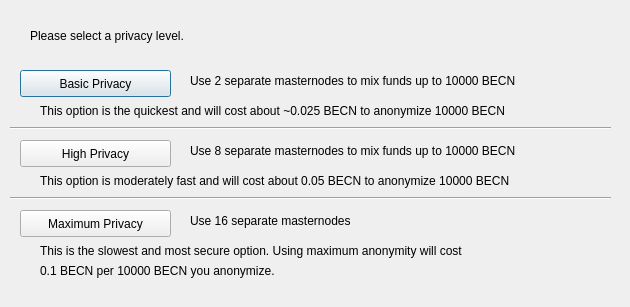
<?xml version="1.0" encoding="UTF-8"?>
<ui version="4.0">
 <class>ObfuscationConfig</class>
 <widget class="QDialog" name="ObfuscationConfig">
  <property name="geometry">
   <rect>
    <x>0</x>
    <y>0</y>
    <width>630</width>
    <height>307</height>
   </rect>
  </property>
  <property name="windowTitle">
   <string>Configure Obfuscation</string>
  </property>
  <widget class="QPushButton" name="buttonBasic">
   <property name="geometry">
    <rect>
     <x>20</x>
     <y>70</y>
     <width>151</width>
     <height>27</height>
    </rect>
   </property>
   <property name="text">
    <string>Basic Privacy</string>
   </property>
  </widget>
  <widget class="QPushButton" name="buttonHigh">
   <property name="geometry">
    <rect>
     <x>20</x>
     <y>140</y>
     <width>151</width>
     <height>27</height>
    </rect>
   </property>
   <property name="text">
    <string>High Privacy</string>
   </property>
  </widget>
  <widget class="QPushButton" name="buttonMax">
   <property name="geometry">
    <rect>
     <x>20</x>
     <y>210</y>
     <width>151</width>
     <height>27</height>
    </rect>
   </property>
   <property name="text">
    <string>Maximum Privacy</string>
   </property>
  </widget>
  <widget class="QLabel" name="label">
   <property name="geometry">
    <rect>
     <x>30</x>
     <y>20</y>
     <width>571</width>
     <height>31</height>
    </rect>
   </property>
   <property name="text">
    <string>Please select a privacy level.</string>
   </property>
  </widget>
  <widget class="QLabel" name="label_2">
   <property name="geometry">
    <rect>
     <x>190</x>
     <y>70</y>
     <width>421</width>
     <height>21</height>
    </rect>
   </property>
   <property name="text">
    <string>Use 2 separate masternodes to mix funds up to 10000 BECN</string>
   </property>
  </widget>
  <widget class="QLabel" name="label_3">
   <property name="geometry">
    <rect>
     <x>190</x>
     <y>140</y>
     <width>411</width>
     <height>21</height>
    </rect>
   </property>
   <property name="text">
    <string>Use 8 separate masternodes to mix funds up to 10000 BECN</string>
   </property>
  </widget>
  <widget class="QLabel" name="label_4">
   <property name="geometry">
    <rect>
     <x>190</x>
     <y>210</y>
     <width>421</width>
     <height>21</height>
    </rect>
   </property>
   <property name="text">
    <string>Use 16 separate masternodes</string>
   </property>
  </widget>
  <widget class="QLabel" name="label_6">
   <property name="geometry">
    <rect>
     <x>40</x>
     <y>100</y>
     <width>561</width>
     <height>21</height>
    </rect>
   </property>
   <property name="text">
    <string>This option is the quickest and will cost about ~0.025 BECN to anonymize 10000 BECN</string>
   </property>
  </widget>
  <widget class="QLabel" name="label_7">
   <property name="geometry">
    <rect>
     <x>40</x>
     <y>170</y>
     <width>561</width>
     <height>21</height>
    </rect>
   </property>
   <property name="text">
    <string>This option is moderately fast and will cost about 0.05 BECN to anonymize 10000 BECN</string>
   </property>
  </widget>
  <widget class="QLabel" name="label_8">
   <property name="geometry">
    <rect>
     <x>40</x>
     <y>240</y>
     <width>561</width>
     <height>21</height>
    </rect>
   </property>
   <property name="text">
    <string>This is the slowest and most secure option. Using maximum anonymity will cost</string>
   </property>
  </widget>
  <widget class="QLabel" name="label_9">
   <property name="geometry">
    <rect>
     <x>40</x>
     <y>260</y>
     <width>561</width>
     <height>21</height>
    </rect>
   </property>
   <property name="text">
    <string>0.1 BECN per 10000 BECN you anonymize.</string>
   </property>
  </widget>
  <widget class="Line" name="line">
   <property name="geometry">
    <rect>
     <x>10</x>
     <y>120</y>
     <width>601</width>
     <height>16</height>
    </rect>
   </property>
   <property name="orientation">
    <enum>Qt::Horizontal</enum>
   </property>
  </widget>
  <widget class="Line" name="line_2">
   <property name="geometry">
    <rect>
     <x>10</x>
     <y>190</y>
     <width>601</width>
     <height>16</height>
    </rect>
   </property>
   <property name="orientation">
    <enum>Qt::Horizontal</enum>
   </property>
  </widget>
 </widget>
 <resources/>
 <connections/>
</ui>
